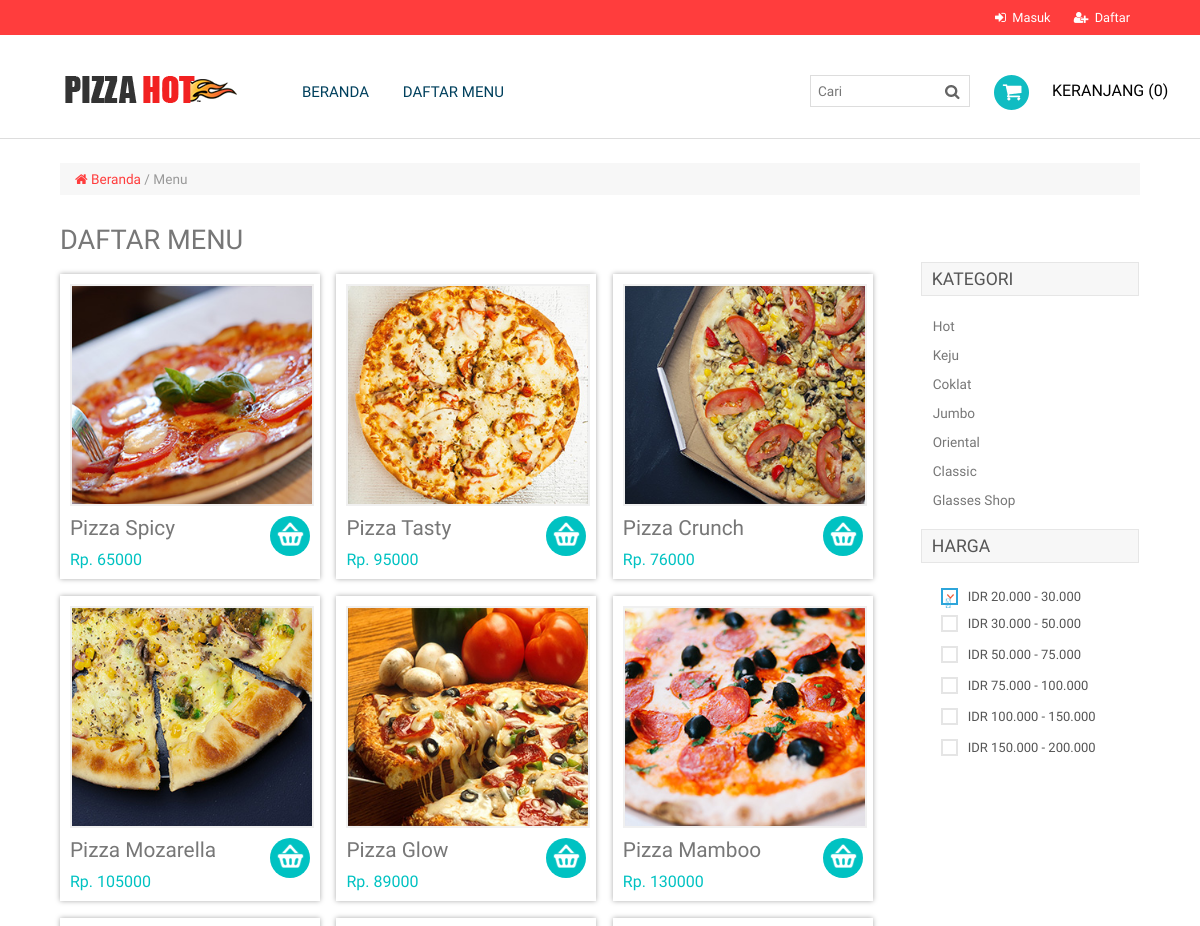
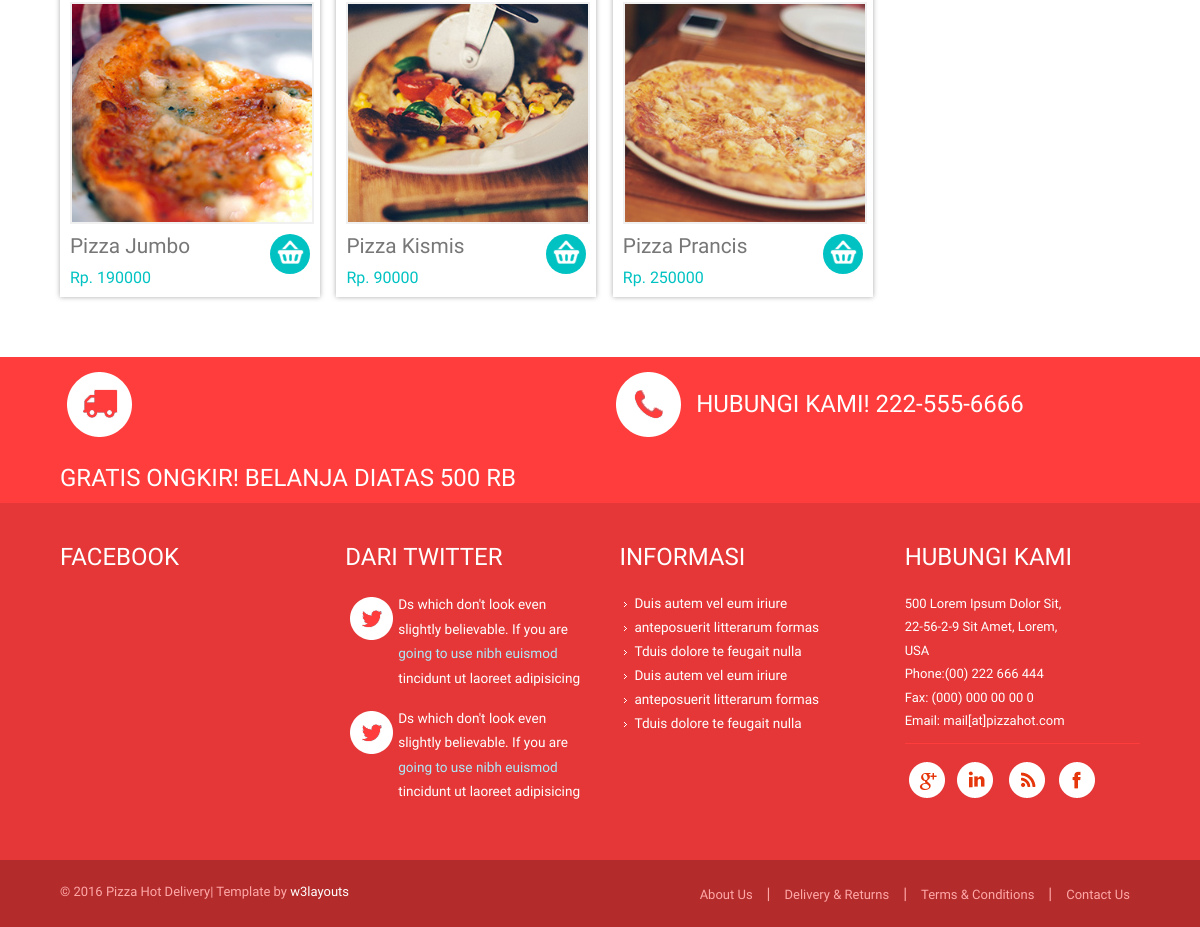
Screenshot of /index.php/home/menu with the database file from the repository (2 pictures, top to bottom).
### tables this page shows
CREATE TABLE IF NOT EXISTS `products` (
  `id` int(10) NOT NULL AUTO_INCREMENT,
  `name` varchar(50) NOT NULL,
  `description` text NOT NULL,
  `price` int(9) NOT NULL,
  `stock` int(3) NOT NULL,
  `image` text NOT NULL,
  PRIMARY KEY (`id`)
);

### application/controllers/Home.php (called while the page is built, shortened)
<?php
class Home extends CI_Controller
{
	public function __construct()
	{
		$this->load->model('products_model');
	}
	public function menu()
	{
        $data = array(
            'main_view'     => 'home_menu',
            'page_title'    => 'Daftar Menu | Pizza Hot Delivery',
            'products'      =>  $this->db->get('products')->result()
    	);
		$this->load->view('layout/template', $data);
	}
}

### index.php (called while the page is built, shortened)
<?php
require_once BASEPATH.'core/CodeIgniter.php';

### application/views/home_menu.php (the view, shortened to what this page needs)
<div class="mens">
  <div class="main">
     <div class="wrap">
        <ul class="breadcrumb breadcrumb__t"><a class="home" href="<?= base_url() ?>"><i class="fa fa-home" aria-hidden="true"></i> Beranda</a> / Menu</ul>
        <div class="cont span_2_of_3">
            <h2 class="head">DAFTAR MENU</h2>
                <div class="top-box">
                    <?php foreach ($products as $product) : ?>
                    <div class="col_1_of_3 span_1_of_3">
                        <a href="<?= base_url(); ?>/home/add_to_cart/<?= $product->id; ?>">
                            <div class="inner_content clearfix">
                                <div class="product_image">
                                <?php
                                echo img([
                                        'src'   => 'uploads/' . $product->image,
                                        'alt' => $product->name
                                     ]);
                                ?>
                                </div>
                                <div class="price">
                                    <div class="cart-left">
                                        <p class="title"><?= $product->name; ?></p>
                                        <div class="price1">
                                          <span class="actual">Rp. <?= $product->price; ?></span>
                                        </div>
                                    </div>
                                    <div class="cart-right"> </div>
                                </div>
                            </div>
                        </a>
                    </div>
                    <?php endforeach; ?>
                </div>
            </div>
			<div class="rsidebar span_1_of_left">
				<h5 class="m_1">Kategori</h5>
					<ul class="kids">
						<li><a href="#">Hot</a></li>
						<li><a href="#">Keju</a></li>
						<li><a href="#">Coklat</a></li>
						<li><a href="#">Jumbo</a></li>
						<li><a href="#">Oriental</a></li>
						<li><a href="#">Classic</a></li>
						<li class="last"><a href="#">Glasses Shop</a></li>
					</ul>
                   <section  class="sky-form">
					<h4>Harga</h4>
						<div class="row row1 scroll-pane">
							<div class="col col-4">
								<label class="checkbox"><input type="checkbox" name="checkbox" checked=""><i></i>IDR 20.000 - 30.000</label>
							</div>
							<div class="col col-4">
								<label class="checkbox"><input type="checkbox" name="checkbox"><i></i>IDR 30.000 - 50.000</label>
								<label class="checkbox"><input type="checkbox" name="checkbox"><i></i>IDR 50.000 - 75.000</label>
								<label class="checkbox"><input type="checkbox" name="checkbox"><i></i>IDR 75.000 - 100.000</label>
								<label class="checkbox"><input type="checkbox" name="checkbox"><i></i>IDR 100.000 - 150.000</label>
								<label class="checkbox"><input type="checkbox" name="checkbox" ><i></i>IDR 150.000 - 200.000</label>
							</div>
						</div>
		        </section>
		      </div>
			</div>
		   </div>
		</div>

### application/views/layout/template.php (shortened to what this page needs)
<!DOCTYPE HTML>
<html>
<head>
<link rel="stylesheet" href="<?= base_url()."assets/template/"; ?>css/style.css">
<link rel="stylesheet" href="<?= base_url()."assets/template/"; ?>css/form.css">
<link rel="stylesheet" href="<?= base_url()."assets/"; ?>css/font-awesome.min.css">
<link href="<?= base_url()."assets/template/"; ?>css/megamenu.css" rel="stylesheet" type="text/css" media="all" />
<link rel="stylesheet" href="<?= base_url()."assets/template/"; ?>css/fwslider.css" media="all">
<link rel="stylesheet" type="text/css" href="<?php echo base_url()."assets/"; ?>css/sweetalert.css">
</head>
<body>
    <?php $this->load->view('layout/menu.php'); ?>
	<?php $this->load->view($main_view); ?>
    <?php $this->load->view('layout/footer.php'); ?>

### application/views/layout/menu.php (shortened to what this page needs)
<div class="header-top">
   <div class="wrap">
		 <div class="cssmenu">
			<ul>
				<?php if ($this->session->userdata('username')) { ?>
				<li><?= anchor('auth/logout', '<i class="fa fa-sign-out" aria-hidden="true"></i>&nbsp; Keluar'); ?></li>
		        <?php } else { ?>
   				<li><?= anchor('auth/login', '<i class="fa fa-sign-in" aria-hidden="true"></i>&nbsp; Masuk'); ?></li>
   				<li><?= anchor('auth/register', '<i class="fa fa-user-plus" aria-hidden="true"></i>&nbsp; Daftar'); ?></li>
     				<?php } ?>
			</ul>
		</div>
		</div>
</div>
<div class="header-bottom">
    <div class="wrap">
		<div class="header-bottom-left">
			<div class="logo">
				<a href="<?= base_url() ?>"><img src="<?= base_url()."assets/template/"; ?>images/logo.png" alt=""/></a>
			</div>
			<div class="menu">
	            <ul class="megamenu skyblue">
					<li class="active grid">
						<?= anchor('/', 'Beranda'); ?>
					</li>
					<li class="active grid">
						<?= anchor('menu', 'Daftar Menu'); ?>
					</li>
				</ul>
			</div>
		</div>
    </div>
    <div class="header-bottom-right">
        <div class="search">
			<input type="text" name="s" class="textbox" value="Cari" onfocus="this.value = '';" onblur="if (this.value == '') {this.value = 'Cari';}">
			<input type="submit" value="Subscribe" id="submit" name="submit">
		</div>
  		<div class="tag-list">
			<ul class="icon1 sub-icon1 profile_img">
				<li><a class="active-icon c2" href="<?= base_url() ?>home/cart"> </a>
				</li>
			</ul>
    		<ul class="last">
    			<li>
    				<a href="<?= base_url() ?>home/cart">Keranjang (<?= $this->cart->total_items(); ?>)</a>
   				</li>
			</ul>
  		</div>
   	</div>
   </div>

### application/views/layout/footer.php (shortened to what this page needs)
<div class="footer">
		<div class="footer-top">
			<div class="wrap">
			  <div class="section group example">
				<div class="col_1_of_2 span_1_of_2">
					<ul class="f-list">
					  <li><img src="<?= base_url()."assets/template/"; ?>images/2.png"><span class="f-text">Gratis Ongkir! belanja diatas 500 RB</span><div class="clear"></div></li>
					</ul>
				</div>
				<div class="col_1_of_2 span_1_of_2">
					<ul class="f-list">
					  <li><img src="<?= base_url()."assets/template/"; ?>images/3.png"><span class="f-text">Hubungi Kami! 222-555-6666 </span><div class="clear"></div></li>
					</ul>
				</div>
		      </div>
			</div>
		</div>
		<div class="footer-middle">
		<div class="wrap">
		   <div class="section group example">
			  <div class="col_1_of_f_1 span_1_of_f_1">
				 <div class="section group example">
				   <div class="col_1_of_f_2 span_1_of_f_2">
				      <h3>Facebook</h3>
 				  </div>
				  <div class="col_1_of_f_2 span_1_of_f_2">
						<h3>Dari Twitter</h3>
				       <div class="recent-tweet">
							<div class="recent-tweet-icon">
								<span> </span>
							</div>
							<div class="recent-tweet-info">
								<p>Ds which don't look even slightly believable. If you are <a href="#">going to use nibh euismod</a> tincidunt ut laoreet adipisicing</p>
							</div>
					   </div>
					   <div class="recent-tweet">
							<div class="recent-tweet-icon">
								<span> </span>
							</div>
							<div class="recent-tweet-info">
								<p>Ds which don't look even slightly believable. If you are <a href="#">going to use nibh euismod</a> tincidunt ut laoreet adipisicing</p>
							</div>
					  </div>
				</div>
		      </div>
 			 </div>
			 <div class="col_1_of_f_1 span_1_of_f_1">
			   <div class="section group example">
				 <div class="col_1_of_f_2 span_1_of_f_2">
				    <h3>Informasi</h3>
						<ul class="f-list1">
						    <li><a href="#">Duis autem vel eum iriure </a></li>
				            <li><a href="#">anteposuerit litterarum formas </a></li>
				            <li><a href="#">Tduis dolore te feugait nulla</a></li>
				             <li><a href="#">Duis autem vel eum iriure </a></li>
				            <li><a href="#">anteposuerit litterarum formas </a></li>
				            <li><a href="#">Tduis dolore te feugait nulla</a></li>
			         	</ul>
 				 </div>
				 <div class="col_1_of_f_2 span_1_of_f_2">
				   <h3>Hubungi Kami</h3>
						<div class="company_address">
					                <p>500 Lorem Ipsum Dolor Sit,</p>
							   		<p>22-56-2-9 Sit Amet, Lorem,</p>
							   		<p>USA</p>
					   		<p>Phone:(00) 222 666 444</p>
					   		<p>Fax: (000) 000 00 00 0</p>
					 	 	<p>Email: <span>mail[at]pizzahot.com</span></p>
					   </div>
					   <div class="social-media">
						     <ul>
						        <li> <span class="simptip-position-bottom simptip-movable" data-tooltip="Google"><a href="#" target="_blank"> </a></span></li>
						        <li><span class="simptip-position-bottom simptip-movable" data-tooltip="Linked in"><a href="#" target="_blank"> </a> </span></li>
						        <li><span class="simptip-position-bottom simptip-movable" data-tooltip="Rss"><a href="#" target="_blank"> </a></span></li>
						        <li><span class="simptip-position-bottom simptip-movable" data-tooltip="Facebook"><a href="#" target="_blank"> </a></span></li>
						    </ul>
					   </div>
				</div>
		    </div>
		   </div>
		    </div>
		  </div>
		</div>
		<div class="footer-bottom">
			<div class="wrap">
	             <div class="copy">
			        <p>© 2016 Pizza Hot Delivery| Template by <a href="http://w3layouts.com" target="_blank">w3layouts</a></p>
		         </div>
				<div class="f-list2">
				 <ul>
					<li class="active"><a href="#">About Us</a></li> |
					<li><a href="#">Delivery &amp; Returns</a></li> |
					<li><a href="#">Terms &amp; Conditions</a></li> |
					<li><a href="#">Contact Us</a></li>
				 </ul>
			    </div>
		      </div>
	     </div>
	</div>
</body>
</html>

### assets/template/css/form.css (style rules this page uses)
.sky-form .input, .sky-form .select, .sky-form .textarea, .sky-form .radio, .sky-form .checkbox, .sky-form .toggle, .sky-form .button { position: relative; display: block; }
.row1 { outline:none; padding: 20px; overflow: auto; height: 200px; }
.sky-form h4 { color: #555; font-size: 1.1em; padding: 6px 10px; background: #F7F7F7; border: 1px solid #E6E6E6; text-transform: uppercase; }
.sky-form .radio,.sky-form .checkbox { outline:none; border:none; margin-bottom: 4px; padding-left: 27px; font-size: 13px; line-height: 27px; color: #555555; cursor: pointer; text-transform: capitalize; }
.sky-form .radio:last-child, .sky-form .checkbox:last-child { margin-bottom: 0; }
.sky-form .radio i, .sky-form .checkbox i { position: absolute; top: 5px; left: 0; display: block; width: 13px; height: 13px; outline: none; border-width: 2px; border-style: solid; background: #fff; }
.sky-form .radio input + i:after, .sky-form .checkbox input + i:after { position: absolute; opacity: 0; transition: opacity 0.1s; -o-transition: opacity 0.1s; -ms-transition: opacity 0.1s; -moz-transition: opacity 0.1s; -webkit-transition: opacity 0.1s; }
.sky-form .radio input:checked + i:after, .sky-form .checkbox input:checked + i:after { opacity: 1; }
.sky-form .checkbox input + i:after { content: '\f00c'; top: 0px; left: -2px; width: 15px; height: 15px; background: url(../images/b-arrow.png); text-align: center; }
.sky-form .checkbox input + i:after { color: #2DA5DA; }
.sky-form .checkbox i { border-color:#E5E5E5; }
.sky-form .checkbox input + i:after { color: #2da5da; }
.sky-form .radio input:checked + i, .sky-form .checkbox input:checked + i, .sky-form .toggle input:checked + i { border-color: #2da5da; }

### assets/template/css/megamenu.css (style rules this page uses)
.megamenu { margin-bottom:0px;padding:0;width:100%;list-style:none;display:inline-block;position:relative;font-size:15px }
.megamenu li { margin-bottom:0px;display:inline }
.megamenu>li>a { float:left;padding:8px 15px;text-decoration:none;text-transform:uppercase;font-size:1em; -webkit-transition: all 0.3s ease-in-out; -moz-transition: all 0.3s ease-in-out; -o-transition: all 0.3s ease-in-out; transition: all 0.3s ease-in-out; }
.megamenu>li.active>a { color:#00405d; }
.skyblue li>a,.skyblue>li.showhide span { color:#555 }

### rows the page displays
products: image+name (picture), name "Pizza Spicy", price "65000"
products: image+name (picture), name "Pizza Tasty", price "95000"
products: image+name (picture), name "Pizza Crunch", price "76000"
products: image+name (picture), name "Pizza Mozarella", price "105000"
products: image+name (picture), name "Pizza Glow", price "89000"
products: image+name (picture), name "Pizza Mamboo", price "130000"
products: image+name (picture), name "Pizza Jumbo", price "190000"
products: image+name (picture), name "Pizza Kismis", price "90000"
products: image+name (picture), name "Pizza Prancis", price "250000"

### other values shown
anchor('/', 'Beranda') "BERANDA"
anchor('menu', 'Daftar Menu') "DAFTAR MENU"
$this->cart->total_items() "0"
